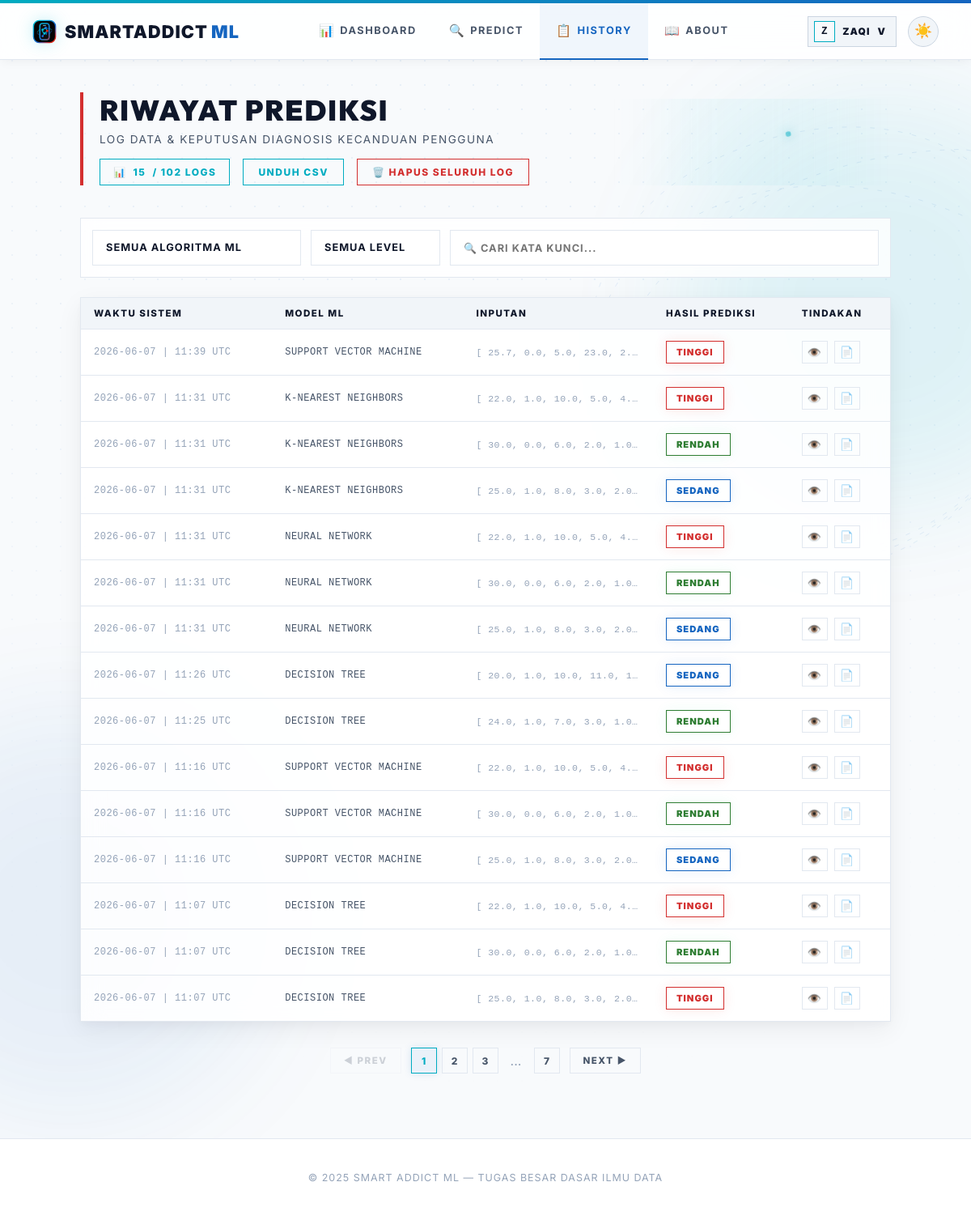
The app's page /history (signed in) with its own data.
### smartaddict/models/user.py (models this page shows, shortened)
class User(UserMixin, db.Model):
    id = db.Column(db.Integer, primary_key=True)
    username = db.Column(db.String(80), unique=True, nullable=False)
    password_hash = db.Column(db.String(200), nullable=False)
    role = db.Column(db.String(10), default="user")
    created_at = db.Column(db.DateTime, default=datetime.utcnow)
    predictions = db.relationship("Prediction", backref="user", lazy=True)
    @property
    def is_admin(self):
        return self.role == "admin"

### smartaddict/models/prediction.py (models this page shows)
class Prediction(db.Model):
    id = db.Column(db.Integer, primary_key=True)
    user_id = db.Column(db.Integer, db.ForeignKey("user.id"), nullable=False)
    model_name = db.Column(db.String(50), nullable=False)
    input_values = db.Column(db.Text, nullable=False)
    result = db.Column(db.String(20), nullable=False)
    prediction_raw = db.Column(db.Integer, nullable=False)
    timestamp = db.Column(db.DateTime, default=datetime.utcnow)
    @property
    def input_list(self):
        return json.loads(self.input_values)

### smartaddict/routes/user_routes.py (the view)
@user_bp.route("/history", endpoint='history_page')
@login_required
def history_page():
    page = request.args.get('page', 1, type=int)
    per_page = 15
    pagination = Prediction.query.filter_by(user_id=current_user.id).order_by(
        Prediction.timestamp.desc()
    ).paginate(page=page, per_page=per_page, error_out=False)
    return render_template(
        "history.html",
        predictions=pagination.items,
        pagination=pagination,
        active_page='history',
    )

### app.py (called while the page is built)
@app.after_request
def add_no_cache(response):
    response.headers['Cache-Control'] = 'no-store, no-cache, must-revalidate, max-age=0'
    response.headers['Pragma'] = 'no-cache'
    response.headers['Expires'] = '0'
    return response

@login_manager.user_loader
def load_user(user_id):
    try:
        return User.query.get(int(user_id))
    except Exception:
        return None

### templates/history.html (shortened to what this page needs)
{% extends "base.html" %}
{% block content %}
<main class="content">
    <div class="page-header">
        <div class="header-text">
            <h1>RIWAYAT PREDIKSI</h1>
            <p>LOG DATA & KEPUTUSAN DIAGNOSIS KECANDUAN PENGGUNA</p>
        </div>
        <div class="header-actions">
            <div class="count-badge">📊 <span id="vc">{{ predictions|length }}</span> / {{ pagination.total if pagination else predictions|length }} LOGS</div>
            {% if predictions %}
            <a href="{{ url_for('user.download_history') }}" class="btn-export">UNDUH CSV</a>
            <form method="post" action="{{ url_for('user.clear_my_history') }}" style="display:inline" onsubmit="return confirm('APAKAH ANDA YAKIN INGIN MENGHAPUS SELURUH LOG RIWAYAT?')">
                <button type="submit" class="btn-danger">🗑️ HAPUS SELURUH LOG</button>
            </form>
            {% endif %}
        </div>
    </div>
    {% if predictions %}
    <div class="filter-bar">
        <select id="fM" onchange="af()">
            <option value="">SEMUA ALGORITMA ML</option>
        </select>
        <select id="fL" onchange="af()">
            <option value="">SEMUA LEVEL</option>
        </select>
        <input type="text" id="fS" placeholder="🔍 CARI KATA KUNCI..." oninput="af()">
    </div>
    <div class="table-container">
        <table class="h-table">
            <thead>
                <tr>
                    <th>WAKTU SISTEM</th>
                    <th>MODEL ML</th>
                    <th>INPUTAN</th>
                    <th>HASIL PREDIKSI</th>
                    <th>TINDAKAN</th>
                </tr>
            </thead>
            <tbody id="tb">
                {% for p in predictions %}
                {% set inputs = p.input_list %}
                <tr data-m="{{ p.model_name }}" data-l="{{ p.result }}" data-t="{{ current_user.username }} {{ p.model_name }} {{ p.result }} {{ p.timestamp }}">
                    <td style="color:var(--text-muted); font-family: monospace; font-size:0.75rem">{{ p.timestamp.strftime('%Y-%m-%d | %H:%M UTC') }}</td>
                    <td style="font-family: monospace; text-transform: uppercase; font-size: 0.75rem;">{{ p.model_name }}</td>
                    <td style="font-size:0.72rem; color:var(--text-muted); font-family:monospace; max-width:200px; overflow:hidden; text-overflow:ellipsis; white-space:nowrap" title="{{ inputs }}">
                        [
                        {% for val in inputs %}
                          {{ val | round(1) }}{% if not loop.last %}, {% endif %}
                        {% endfor %}
                    </td>
                    <td>
                        <span class="badge-sm {% if p.result == 'Rendah' %}r{% elif p.result == 'Sedang' %}s{% else %}t{% endif %}">
                            {{ p.result | upper }}
                        </span>
                    </td>
                    <td>
                        <button type="button" class="detail-btn" onclick="showDetailModal('{{ p.model_name }}', '{{ p.result }}', '{{ p.timestamp.strftime('%Y-%m-%d | %H:%M UTC') }}', {{ inputs | tojson }})" title="LIHAT DETAIL">👁️</button>
                        <button type="button" class="pdf-btn" onclick="exportRowPDF('{{ current_user.username }}', '{{ p.model_name }}', '{{ p.result }}', '{{ p.timestamp.strftime('%Y-%m-%d | %H:%M UTC') }}', {{ inputs | tojson }})" title="EXPORT PDF">📄</button>
                    </td>
                </tr>
                {% endfor %}
            </tbody>
        </table>
    </div>
    {% if pagination and pagination.pages > 1 %}
    <div class="pagination-container">
        {% if pagination.has_prev %}
        <a href="{{ url_for('user.history_page', page=pagination.prev_num) }}" class="pager-btn">◀ PREV</a>
        {% else %}
        <span class="pager-btn disabled">◀ PREV</span>
        {% endif %}
        <div class="page-numbers">
            {% for page_num in pagination.iter_pages(left_edge=1, right_edge=1, left_current=2, right_current=2) %}
                {% if page_num %}
                    {% if page_num == pagination.page %}
                    <span class="page-num active">{{ page_num }}</span>
                    {% else %}
                    <a href="{{ url_for('user.history_page', page=page_num) }}" class="page-num">{{ page_num }}</a>
                    {% endif %}
                {% else %}
                    <span style="display: inline-flex; align-items: center; justify-content: center; width: 32px; height: 32px; color: var(--text-muted);">...</span>
                {% endif %}
            {% endfor %}
        </div>
        {% if pagination.has_next %}
        <a href="{{ url_for('user.history_page', page=pagination.next_num) }}" class="pager-btn">NEXT ▶</a>
        {% else %}
        <span class="pager-btn disabled">NEXT ▶</span>
        {% endif %}
    </div>
    {% endif %}
    {% endif %}
</main>
{% endblock %}

### templates/base.html (shortened to what this page needs)
<!doctype html>
<html lang="id" data-theme="light">
<head>
</head>
<body>
    <div class="navbar-wrap">
        <nav class="navbar">
            <a href="{{ url_for('user.dashboard') }}" class="logo" style="text-decoration:none">
                <img class="logo-mark" src="{{ url_for('static', filename='img/smartaddict-logo.svg') }}" alt="" aria-hidden="true">
                <span>SmartAddict<span style="color:var(--m-blue-dark); font-weight: 900; margin-left: 4px;">ML</span></span>
            </a>
            <div class="nav-center">
                {% if current_user.is_authenticated and current_user.is_admin %}
                <a href="{{ url_for('admin.admin_dashboard') }}" {% if active_page == 'admin_dashboard' %}class="active"{% endif %}><span class="nav-icon">🛡️</span>Admin</a>
                <a href="{{ url_for('admin.admin_history') }}" {% if active_page == 'admin_history' %}class="active"{% endif %}><span class="nav-icon">📋</span>History</a>
                <a href="{{ url_for('admin.admin_users') }}" {% if active_page == 'admin_users' %}class="active"{% endif %}><span class="nav-icon">👥</span>Users</a>
                <a href="{{ url_for('user.about') }}" {% if active_page == 'about' %}class="active"{% endif %}><span class="nav-icon">📖</span>About</a>
                {% elif current_user.is_authenticated %}
                <a href="{{ url_for('user.dashboard') }}" {% if active_page == 'dashboard' %}class="active"{% endif %}><span class="nav-icon">📊</span>Dashboard</a>
                <a href="{{ url_for('user.predict') }}" {% if active_page == 'predict' %}class="active"{% endif %}><span class="nav-icon">🔍</span>Predict</a>
                <a href="{{ url_for('user.history_page') }}" {% if active_page == 'history' %}class="active"{% endif %}><span class="nav-icon">📋</span>History</a>
                <a href="{{ url_for('user.about') }}" {% if active_page == 'about' %}class="active"{% endif %}><span class="nav-icon">📖</span>About</a>
                {% else %}
                <a href="{{ url_for('user.dashboard') }}" {% if active_page == 'dashboard' %}class="active"{% endif %}><span class="nav-icon">📊</span>Dashboard</a>
                <a href="{{ url_for('user.about') }}" {% if active_page == 'about' %}class="active"{% endif %}><span class="nav-icon">📖</span>About</a>
                {% endif %}
            </div>
            <div class="nav-actions">
                {% if current_user.is_authenticated %}
                <div class="profile-menu" id="profileMenu">
                    <button type="button" class="profile-chip {% if active_page == 'profile' %}active{% endif %}" onclick="toggleProfileMenu(event)" aria-expanded="false" aria-controls="profileDropdown">
                        <span class="profile-chip-avatar">{{ current_user.username[0]|upper }}</span>
                        <span class="profile-chip-name">{{ current_user.username }}</span>
                        <span aria-hidden="true">v</span>
                    </button>
                </div>
                {% else %}
                <a href="{{ url_for('auth.login') }}" class="btn-nav-login">Login</a>
                {% endif %}
                <button class="theme-toggle" id="themeToggle" onclick="toggleTheme()" title="Toggle tema">
                    <span id="themeIcon">🌙</span>
                </button>
            </div>
        </nav>
    </div>
    <div class="nav-spacer"></div>
    <div class="sa-bg-stage" aria-hidden="true">
    </div>
    {% block content %}{% endblock %}
    {% block footer %}
    <footer class="footer">
        <p>© 2025 Smart Addict ML — Tugas Besar Dasar Ilmu Data</p>
    </footer>
    {% endblock %}
</body>
</html>

### records on screen
User: username "Z", username "ZAQI"
Prediction: timestamp "2026-06-07 | 11:39 UTC", model_name "SUPPORT VECTOR MACHINE", val "25.7" "0.0" "5.0" "23.0" "2.…", result "TINGGI"
Prediction: timestamp "2026-06-07 | 11:31 UTC", model_name "K-NEAREST NEIGHBORS", val "22.0" "1.0" "10.0" "5.0" "4.…", result "TINGGI"
Prediction: timestamp "2026-06-07 | 11:31 UTC", model_name "K-NEAREST NEIGHBORS", val "30.0" "0.0" "6.0" "2.0" "1.0", result "RENDAH"
Prediction: timestamp "2026-06-07 | 11:31 UTC", model_name "K-NEAREST NEIGHBORS", val "25.0" "1.0" "8.0" "3.0" "2.0", result "SEDANG"
Prediction: timestamp "2026-06-07 | 11:31 UTC", model_name "NEURAL NETWORK", val "22.0" "1.0" "10.0" "5.0" "4.…", result "TINGGI"
Prediction: timestamp "2026-06-07 | 11:31 UTC", model_name "NEURAL NETWORK", val "30.0" "0.0" "6.0" "2.0" "1.0", result "RENDAH"
Prediction: timestamp "2026-06-07 | 11:31 UTC", model_name "NEURAL NETWORK", val "25.0" "1.0" "8.0" "3.0" "2.0", result "SEDANG"
Prediction: timestamp "2026-06-07 | 11:26 UTC", model_name "DECISION TREE", val "20.0" "1.0" "10.0" "11.0" "1…", result "SEDANG"
Prediction: timestamp "2026-06-07 | 11:25 UTC", model_name "DECISION TREE", val "24.0" "1.0" "7.0" "3.0" "1.0", result "RENDAH"
Prediction: timestamp "2026-06-07 | 11:16 UTC", model_name "SUPPORT VECTOR MACHINE", val "22.0" "1.0" "10.0" "5.0" "4.…", result "TINGGI"
Prediction: timestamp "2026-06-07 | 11:16 UTC", model_name "SUPPORT VECTOR MACHINE", val "30.0" "0.0" "6.0" "2.0" "1.0", result "RENDAH"
Prediction: timestamp "2026-06-07 | 11:16 UTC", model_name "SUPPORT VECTOR MACHINE", val "25.0" "1.0" "8.0" "3.0" "2.0", result "SEDANG"
Prediction: timestamp "2026-06-07 | 11:07 UTC", model_name "DECISION TREE", val "22.0" "1.0" "10.0" "5.0" "4.…", result "TINGGI"
Prediction: timestamp "2026-06-07 | 11:07 UTC", model_name "DECISION TREE", val "30.0" "0.0" "6.0" "2.0" "1.0", result "RENDAH"
Prediction: timestamp "2026-06-07 | 11:07 UTC", model_name "DECISION TREE", val "25.0" "1.0" "8.0" "3.0" "2.0", result "TINGGI"

### other values on screen
{{ predictions|length }} "15"
{{ pagination.total if pagination else predictions|length }} "102"
{{ page_num }} "1"
{{ page_num }} "2" "3" "7"
